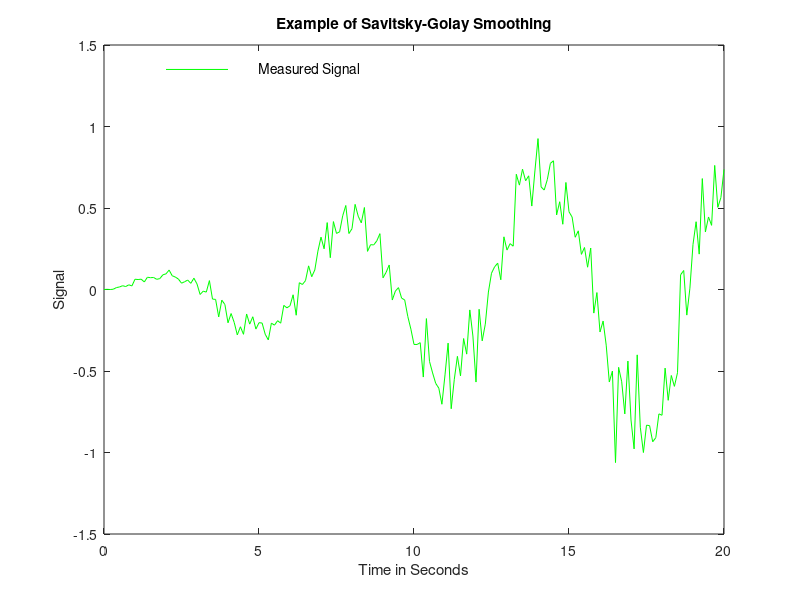

This figure's MATLAB source: (Note: this script raises an error after producing the figure.)
echo off, clc, hold off
%SGDEMO Demonstrates Savitsky-Golay smoothing and derivatives
echo on
% This script demonstrates the Savitsky-Golay smoothing and
% derivative routine, SAVGOL, from the PLS_Toolbox. Many
% thanks to Sijmen de Jong for the original Savitsky-Golay
% code!
echo off

%Copyright Eigenvector Research, Inc. 1992-98
%Modified April 1994
echo on

% Imagine for a moment that you measure the signal shown
% on the plot.

echo off
scl = (0:.1:20);
yt = scl.*sin(scl)/20;
y = yt + scl.*randn(size(scl))/100;
plot(scl,y,'-g'), hold on, text(5,1.35,'Measured Signal')
plot([2 4],[1.35 1.35],'-g'), xlabel('Time in Seconds')
ylabel('Signal'), 
title('Example of Savitsky-Golay Smoothing')
pause
echo on

% It is apparent that there is a general sinusoidal trend
% to this signal with superimposed noise. We can use
% Savitsky-Golay smoothing to get an estimate of the
% "true" signal. We will use a window of 21 points and
% a second order polynomial for the smooth of the signal, y.

y0 = savgol(y,21,2,0);

% We can now plot this signal and see what it looks like

echo off
plot(scl,y0,'-b'), text(5,1.15,'Smoothed Signal')
plot([2 4],[1.15 1.15],'-b')
pause
echo on

% As you can see, this looks much better. Because we
% created the data, we also have the opportunity to
% look at the "true" signal and see how it compares
% to the smooth.

echo off
plot(scl,yt,'-r'), text(5,0.95,'True Signal')
plot([2 4],[.95 .95],'-r')
pause
echo on

% So you can see that the true signal and the smooth are
% fairly close.

% We might also be interested in taking the derivative of
% such a signal. We can use Savitsky-Golay to take the
% derivative of the smoothed signal. Here we will use the
% SAVGOL routine to  calculate the first derivative based
% on fitting a second order polynomial to 21 point windows.

y1 = savgol(y,21,2,1);

% Lets look at the plot now.

echo off
hold off, plot(scl,y1,'-b'); hold on 
text(5,.08,'First Derivative of Smoothed Signal')
plot([2 4],[.08 .08],'-b'), xlabel('Time in Seconds')
ylabel('Derivative of Signal')
title('Example of Savitsky-Golay Derivatives')
pause
echo on

% Once again, since we created the "true" signal, we have
% the opportunity to make some comparisons. The true signal
% was y = t*sin(t)/20, so the true derivative is 
% dy/dt = (sin(t) + t*cos(t))/20. The Savitsky-Golay routine
% assumes that the points are given at unit distances apart,
% and our sample was taken at increments of 0.1, so the
% calculated derivative must be divided by 10 to match the
% Savitsky-Golay estimate. We can compare this to
% our calculated derivative.

echo off
dy = (sin(scl) + scl.*cos(scl))/200;
plot(scl,dy,'-r'); text(5,0.06,'True Derivative')
plot([2 4],[0.06 0.06],'-r')
hold off
pause
echo on
  
% So we see that the calculated derivative is reasonably
% close to the true derviative. We can compare this to what
% we would have obtained by taking the first difference
% of the data.

echo off
plot(scl,y1,'-b',scl,dy,'-r',scl,[0 diff(y)],'-g')
hold on, plot([2 4],[.5 .5],'-b')
text(5,.5,'First Derivative of Smoothed Signal')
plot([2 4],[.4 .4],'-r'), text(5,.4,'True Derivative')
plot([2 4],[.3 .3],'-g'), text(5,.3,'First Difference')
xlabel('Time in Seconds')
ylabel('Derivative of Signal')
title('Example of Savitsky-Golay Derivatives'), hold off
pause
echo on

% As you can see, the Savitsky-Golay estimate is much better
% than the first difference estimate.

% The SAVGOL routine can also be used with matrices. It 
% assumes that each row is a series. As an example, we
% can use the NIR data shown here. (In order to save time
% we'll use only the first 5 samples.)

echo off
load nir_data
plot(lamda,spec1(1:5,:)), title('NIR Spectra')
ylabel('Absorbance'), xlabel('Wavelength')
pause
echo on

% We can now calculate the second derivative of the smoothed
% NIR spectra. We'll use a 7 point window and a cubic 
% polynomial for the estimate and plot it up.

dspec = savgol(spec1(1:5,:),7,3,2);

echo off
plot(lamda,dspec), title('Second Derivative of NIR Spectra')
xlabel('Wavelength'), ylabel('Absorbance Second Derivative')
pause
echo on

% As you can see, it is hard to tell the difference between
% the second derivative spectra. We can make the differences
% more apparent by mean centering using MNCN.

mdspec = mncn(dspec); 

echo off 
plot(lamda,mdspec)
title('Second Derivative Difference of NIR Spectra')
xlabel('Wavelength'), 
ylabel('Absorbance Second Derivative Difference')
echo on

% This "second derivative difference" spectra is often used
% in cases where there is a problem of baseline drift.
